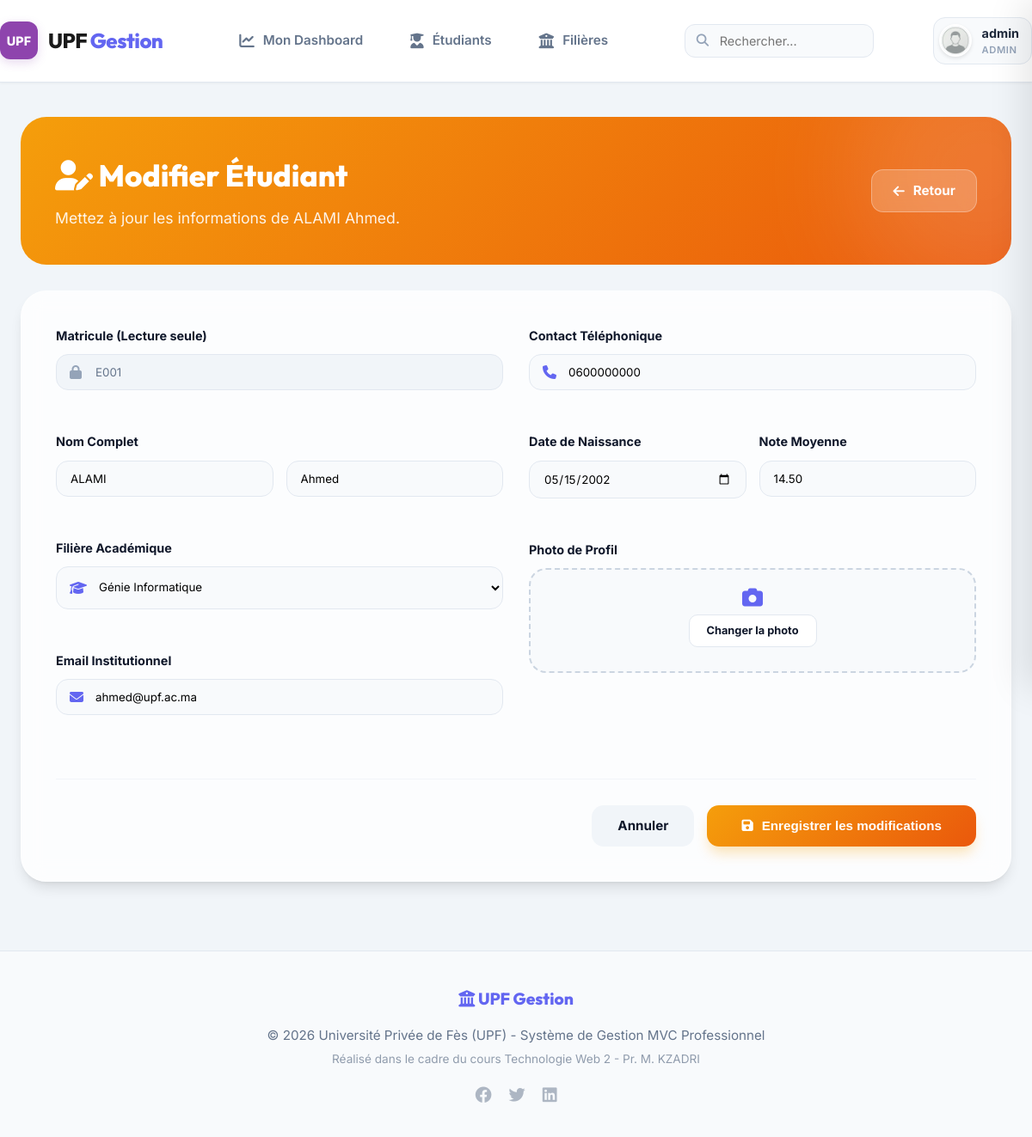
The app's page /index.php?ctrl=etudiant&action=modifier&code=E001 (signed in) with its own data.
### tables this page shows
CREATE TABLE IF NOT EXISTS etudiants (
    CodeE VARCHAR(10) PRIMARY KEY,
    Nom VARCHAR(50) NOT NULL,
    Prenom VARCHAR(50) NOT NULL,
    CodeF VARCHAR(10),
    Note DECIMAL(4,2),
    DateN DATE,
    Email VARCHAR(100),
    Telephone VARCHAR(20),
    Photo VARCHAR(255),
    FOREIGN KEY (CodeF) REFERENCES filieres(CodeF) ON DELETE SET NULL
);

CREATE TABLE IF NOT EXISTS filieres (
    CodeF VARCHAR(10) PRIMARY KEY,
    IntituleF VARCHAR(100) NOT NULL,
    Responsable VARCHAR(100),
    NbPlaces INT DEFAULT 30
);

### controllers/EtudiantController.php (called while the page is built, shortened)
<?php
require_once 'models/EtudiantModel.php';
require_once 'models/FiliereModel.php';
class EtudiantController {
    private $etudiantModel;
    private $filiereModel;
    public function __construct() {
        $this->etudiantModel = new EtudiantModel();
        $this->filiereModel = new FiliereModel();
    }
    public function modifier() {
        $code = $_GET['code'];
        $etudiant = $this->etudiantModel->findByCode($code);
        $filieres = $this->filiereModel->findAll();
        require_once 'views/layout/header.php';
        require_once 'views/admin/etudiants/modifier.php';
        require_once 'views/layout/footer.php';
    }
}

### models/Database.php (called while the page is built, shortened)
<?php
class Database {
    private static $instance = null;
    private $pdo;
    private function __construct() {
        try {
            $dsn = "mysql:host=" . DB_HOST . ";dbname=" . DB_NAME . ";charset=utf8mb4";
            $this->pdo = new PDO($dsn, DB_USER, DB_PASS);
            $this->pdo->setAttribute(PDO::ATTR_ERRMODE, PDO::ERRMODE_EXCEPTION);
            $this->pdo->setAttribute(PDO::ATTR_DEFAULT_FETCH_MODE, PDO::FETCH_ASSOC);
        } catch (PDOException $e) {
            die("Erreur de connexion : " . $e->getMessage());
        }
    }
    public static function getInstance(): self {
        if (self::$instance === null) {
            self::$instance = new self();
        }
        return self::$instance;
    }
    public function getPDO(): PDO {
        return $this->pdo;
    }
}

### models/EtudiantModel.php (called while the page is built, shortened)
<?php
class EtudiantModel {
    private $pdo;
    public function __construct() {
        $this->pdo = Database::getInstance()->getPDO();
    }
    public function findByCode($code) {
        $stmt = $this->pdo->prepare("SELECT e.*, f.IntituleF FROM etudiants e LEFT JOIN filieres f ON e.CodeF = f.CodeF WHERE e.CodeE = ?");
        $stmt->execute([$code]);
        return $stmt->fetch() ?: null;
    }
}

### models/FiliereModel.php (called while the page is built, shortened)
<?php
class FiliereModel {
    private $pdo;
    public function __construct() {
        $this->pdo = Database::getInstance()->getPDO();
    }
    public function findAll() {
        $sql = "SELECT f.*, COUNT(e.CodeE) as NbEtudiants
                FROM filieres f
                LEFT JOIN etudiants e ON f.CodeF = e.CodeF
                GROUP BY f.CodeF";
        return $this->pdo->query($sql)->fetchAll();
    }
}

### views/admin/etudiants/modifier.php (the view, shortened to what this page needs)
<div class="welcome-banner" style="margin-bottom: 30px; padding: 40px; border-radius: 30px; background: linear-gradient(135deg, #f59e0b 0%, #ea580c 100%);">
    <div style="display: flex; justify-content: space-between; align-items: center;">
        <div>
            <h1 style="font-size: 2.2rem; font-weight: 800; margin-bottom: 8px;"><i class="fas fa-user-edit"></i> Modifier Étudiant</h1>
            <p style="opacity: 0.9; font-size: 1.1rem;">Mettez à jour les informations de <?= htmlspecialchars($etudiant['Nom'] . ' ' . $etudiant['Prenom']) ?>.</p>
        </div>
        <a href="index.php?ctrl=etudiant&action=liste" class="btn" style="background: rgba(255,255,255,0.2); color: white; border: 1px solid rgba(255,255,255,0.3); border-radius: 14px; padding: 12px 24px; font-weight: 700; backdrop-filter: blur(10px);">
            <i class="fas fa-arrow-left"></i> Retour
        </a>
    </div>
</div>
<div class="card glass-card" style="padding: 40px; border-radius: 30px;">
    <form action="index.php?ctrl=etudiant&action=modifierTraitement" method="POST" enctype="multipart/form-data">
        <div style="display: grid; grid-template-columns: 1fr 1fr; gap: 30px;">
            <div style="display: flex; flex-direction: column; gap: 24px;">
                <div class="form-group">
                    <label style="font-weight: 700; color: var(--dark); margin-bottom: 10px; display: block;">Matricule (Lecture seule)</label>
                    <div style="position: relative;">
                        <i class="fas fa-lock" style="position: absolute; left: 16px; top: 50%; transform: translateY(-50%); color: #94a3b8;"></i>
                        <input type="text" name="CodeE" value="<?php echo htmlspecialchars($etudiant['CodeE']); ?>" readonly style="padding-left: 45px; border-radius: 14px; border: 1px solid #e2e8f0; background: #f1f5f9; color: #64748b;">
                    </div>
                </div>
                <div class="form-group">
                    <label style="font-weight: 700; color: var(--dark); margin-bottom: 10px; display: block;">Nom Complet</label>
                    <div style="display: grid; grid-template-columns: 1fr 1fr; gap: 15px;">
                        <input type="text" name="Nom" value="<?php echo htmlspecialchars($etudiant['Nom']); ?>" style="border-radius: 14px; border: 1px solid #e2e8f0; background: #f8fafc;" required>
                        <input type="text" name="Prenom" value="<?php echo htmlspecialchars($etudiant['Prenom']); ?>" style="border-radius: 14px; border: 1px solid #e2e8f0; background: #f8fafc;" required>
                    </div>
                </div>
                <div class="form-group">
                    <label style="font-weight: 700; color: var(--dark); margin-bottom: 10px; display: block;">Filière Académique</label>
                    <div style="position: relative;">
                        <i class="fas fa-graduation-cap" style="position: absolute; left: 16px; top: 50%; transform: translateY(-50%); color: var(--primary);"></i>
                        <select name="CodeF" style="padding-left: 45px; border-radius: 14px; border: 1px solid #e2e8f0; background: #f8fafc; height: 50px;" required>
                            <?php foreach ($filieres as $f): ?>
                                <option value="<?php echo $f['CodeF']; ?>" <?php echo $etudiant['CodeF'] === $f['CodeF'] ? 'selected' : ''; ?>>
                                    <?php echo htmlspecialchars($f['IntituleF']); ?>
                                </option>
                            <?php endforeach; ?>
                        </select>
                    </div>
                </div>
                <div class="form-group">
                    <label style="font-weight: 700; color: var(--dark); margin-bottom: 10px; display: block;">Email Institutionnel</label>
                    <div style="position: relative;">
                        <i class="fas fa-envelope" style="position: absolute; left: 16px; top: 50%; transform: translateY(-50%); color: var(--primary);"></i>
                        <input type="email" name="Email" value="<?php echo htmlspecialchars($etudiant['Email']); ?>" style="padding-left: 45px; border-radius: 14px; border: 1px solid #e2e8f0; background: #f8fafc;">
                    </div>
                </div>
            </div>
            <div style="display: flex; flex-direction: column; gap: 24px;">
                <div class="form-group">
                    <label style="font-weight: 700; color: var(--dark); margin-bottom: 10px; display: block;">Contact Téléphonique</label>
                    <div style="position: relative;">
                        <i class="fas fa-phone" style="position: absolute; left: 16px; top: 50%; transform: translateY(-50%); color: var(--primary);"></i>
                        <input type="tel" name="Telephone" value="<?php echo htmlspecialchars($etudiant['Telephone']); ?>" style="padding-left: 45px; border-radius: 14px; border: 1px solid #e2e8f0; background: #f8fafc;">
                    </div>
                </div>
                <div style="display: grid; grid-template-columns: 1fr 1fr; gap: 15px;">
                    <div class="form-group">
                        <label style="font-weight: 700; color: var(--dark); margin-bottom: 10px; display: block;">Date de Naissance</label>
                        <input type="date" name="DateN" value="<?php echo htmlspecialchars($etudiant['DateN']); ?>" style="border-radius: 14px; border: 1px solid #e2e8f0; background: #f8fafc;">
                    </div>
                    <div class="form-group">
                        <label style="font-weight: 700; color: var(--dark); margin-bottom: 10px; display: block;">Note Moyenne</label>
                        <input type="number" step="0.01" name="Note" value="<?php echo htmlspecialchars($etudiant['Note']); ?>" style="border-radius: 14px; border: 1px solid #e2e8f0; background: #f8fafc;" min="0" max="20">
                    </div>
                </div>
                <div class="form-group">
                    <label style="font-weight: 700; color: var(--dark); margin-bottom: 10px; display: block;">Photo de Profil</label>
                    <div style="display: flex; gap: 20px; align-items: start;">
                        <div style="flex: 1; background: #f8fafc; border: 2px dashed #cbd5e1; padding: 20px; border-radius: 20px; text-align: center; position: relative;">
                            <i class="fas fa-camera" style="font-size: 1.5rem; color: var(--primary); margin-bottom: 8px; display: block;"></i>
                            <label for="photo" style="display: inline-block; padding: 8px 20px; background: white; border: 1px solid #e2e8f0; border-radius: 10px; font-size: 0.8rem; cursor: pointer; font-weight: 700; color: var(--dark);">Changer la photo</label>
                        </div>
                    </div>
                </div>
            </div>
        </div>
        <div style="margin-top: 50px; padding-top: 30px; border-top: 1px solid #f1f5f9; display: flex; gap: 15px; justify-content: flex-end;">
            <a href="index.php?ctrl=etudiant&action=liste" class="btn btn-light" style="padding: 12px 30px; border-radius: 14px; font-weight: 700;">Annuler</a>
            <button type="submit" class="btn btn-primary" style="padding: 12px 40px; border-radius: 14px; font-weight: 700; background: linear-gradient(135deg, #f59e0b 0%, #ea580c 100%); border: none; box-shadow: 0 10px 15px -3px rgba(245, 158, 11, 0.3);">
                <i class="fas fa-save"></i> Enregistrer les modifications
            </button>
        </div>
    </form>
</div>

### assets/style.css (style rules this page uses)
:root { --primary: #6366f1; --primary-light: #818cf8; --primary-dark: #4f46e5; --secondary: #0ea5e9; --accent: #f43f5e; --gradient: linear-gradient(135deg, #6366f1 0%, #0ea5e9 100%); --gradient-warm: linear-gradient(135deg, #6366f1 0%, #a855f7 100%); --gradient-glass: rgba(255, 255, 255, 0.7); --success: #10b981; --warning: #f59e0b; --danger: #ef4444; --info: #0ea5e9; --light: #f8fafc; --dark: #0f172a; --gray: #64748b; --white: #ffffff; --shadow-sm: 0 1px 2px 0 rgb(0 0 0 / 0.05); --shadow: 0 10px 15px -3px rgb(0 0 0 / 0.1), 0 4px 6px -4px rgb(0 0 0 / 0.1); --shadow-lg: 0 20px 25px -5px rgb(0 0 0 / 0.1), 0 8px 10px -6px rgb(0 0 0 / 0.1); --radius: 12px; --radius-lg: 24px; --transition: all 0.3s cubic-bezier(0.4, 0, 0.2, 1); }
* { box-sizing: border-box; margin: 0; padding: 0; }
body { background-color: #f1f5f9; color: var(--dark); font-family: 'Inter', sans-serif; line-height: 1.6; -webkit-font-smoothing: antialiased; }
h1, h2, h3, h4, .logo, .nav-link { font-family: 'Outfit', sans-serif; }
a { text-decoration: none; color: inherit; transition: var(--transition); }
.glass-card { background: rgba(255, 255, 255, 0.7); backdrop-filter: blur(12px); -webkit-backdrop-filter: blur(12px); border: 1px solid rgba(255, 255, 255, 0.4); box-shadow: 0 8px 32px 0 rgba(31, 38, 135, 0.08); }
.welcome-banner { background: linear-gradient(135deg, #6366f1 0%, #a855f7 100%); padding: 30px; border-radius: 24px; color: white; margin-bottom: 30px; position: relative; overflow: hidden; }
.welcome-banner::after { content: ''; position: absolute; top: -50%; right: -10%; width: 300px; height: 300px; background: rgba(255, 255, 255, 0.15); filter: blur(60px); border-radius: 50%; }
.card { background: var(--white); border-radius: var(--radius-lg); padding: 28px; box-shadow: var(--shadow); margin-bottom: 24px; height: 100%; border: 1px solid rgba(226, 232, 240, 0.6); transition: var(--transition); }
.glass-card { background: rgba(255, 255, 255, 0.8); backdrop-filter: blur(12px); border: 1px solid rgba(255, 255, 255, 0.3); border-radius: var(--radius-lg); }
.form-group { margin-bottom: 24px; }
label { display: block; margin-bottom: 8px; font-weight: 600; font-size: 0.9rem; }
input, select, textarea { width: 100%; padding: 12px 16px; border: 1px solid #e2e8f0; border-radius: var(--radius); background: #f8fafc; transition: var(--transition); font-family: inherit; }
.btn { padding: 12px 24px; border-radius: var(--radius); font-weight: 600; cursor: pointer; transition: var(--transition); display: inline-flex; align-items: center; gap: 10px; border: none; font-size: 0.95rem; }
.btn-primary { background: var(--gradient); color: white; }
.btn-light { background: #f1f5f9; color: var(--dark); }

### records on screen
etudiants: Nom+Prenom "ALAMI Ahmed", CodeE "E001", Nom "ALAMI", Prenom "Ahmed", CodeF "Génie Informatique", Email "ahmed@upf.ac.ma", Telephone "0600000000", DateN "05/15/2002", Note "14.50"

### other values on screen
$_SESSION['login'] "admin"
$_SESSION['role'] "ADMIN"
